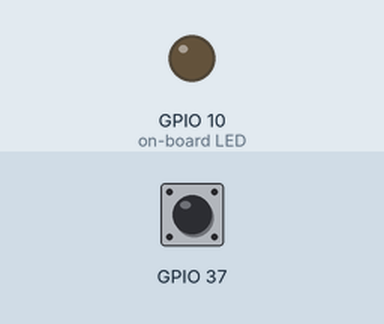
Bench run of a program on a simulated ESP32 board running MicroPython. Shown: output pins drawn as LEDs (lit = HIGH). The test bench sets the inputs (shaded band).

Above: at 1.2 s.
1.3 s: button A pressed for 0.15 s
At 2.2 s:
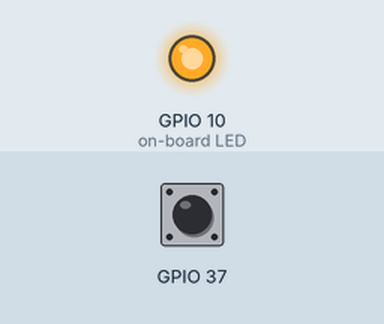
2.9 s: button A pressed for 1 s
At 3.4 s:
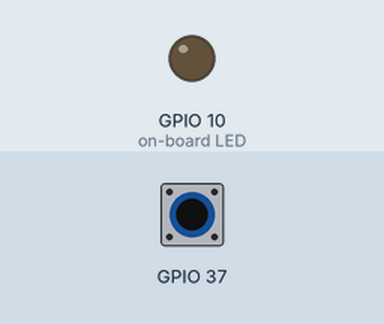
5.4 s: button A pressed for 3.2 s
At 6.5 s:
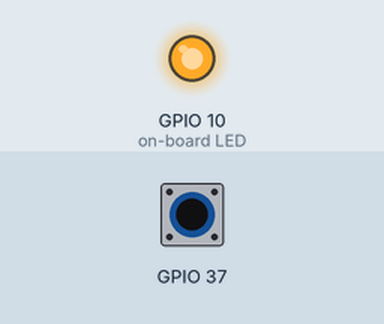
Timing chart, 0 to 8.4 s (numbered marks = the images above; inputs shaded):
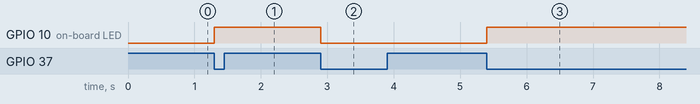

The program:

btn.py
```python
from m5stack import M5Led
from m5stack import btnA, btnB
import time

M5Led.off()
ledtoggle = 0

while True:
    if btnA.wasPressed():

        if ledtoggle == 0:
            M5Led.on()
            ledtoggle = 1
        else:
            M5Led.off()
            ledtoggle = 0
```

Measured:
- after the input at 1.3 s, GPIO 10 (on-board LED): LOW → HIGH at once
- after the input at 2.9 s, GPIO 10 (on-board LED): HIGH → LOW at once
- after the input at 5.4 s, GPIO 10 (on-board LED): LOW → HIGH at once
